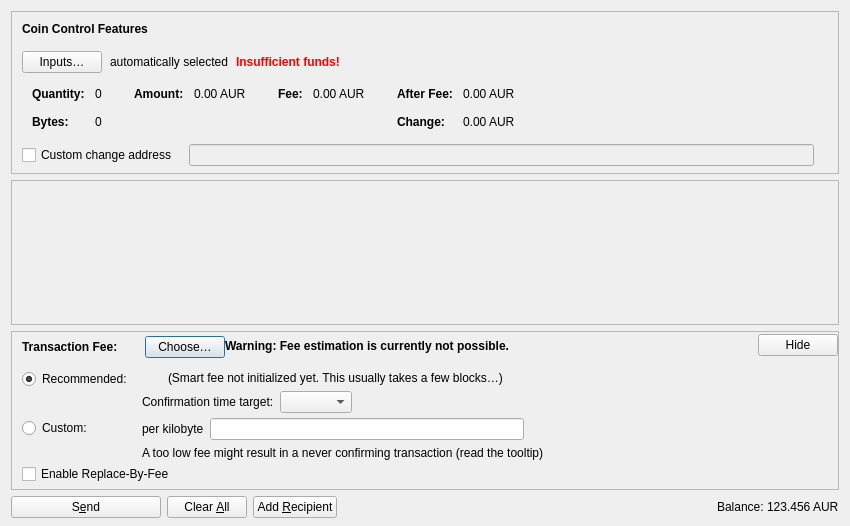
<?xml version="1.0" encoding="UTF-8"?>
<ui version="4.0">
 <class>SendCoinsDialog</class>
 <widget class="QDialog" name="SendCoinsDialog">
  <property name="geometry">
   <rect>
    <x>0</x>
    <y>0</y>
    <width>850</width>
    <height>526</height>
   </rect>
  </property>
  <property name="windowTitle">
   <string>Send Coins</string>
  </property>
  <layout class="QVBoxLayout" name="verticalLayout" stretch="0,1,0,0">
   <property name="bottomMargin">
    <number>8</number>
   </property>
   <item>
    <widget class="QFrame" name="frameCoinControl">
     <property name="sizePolicy">
      <sizepolicy hsizetype="Expanding" vsizetype="Expanding">
       <horstretch>0</horstretch>
       <verstretch>0</verstretch>
      </sizepolicy>
     </property>
     <property name="maximumSize">
      <size>
       <width>16777215</width>
       <height>16777215</height>
      </size>
     </property>
     <property name="frameShape">
      <enum>QFrame::StyledPanel</enum>
     </property>
     <property name="frameShadow">
      <enum>QFrame::Sunken</enum>
     </property>
     <layout class="QVBoxLayout" name="verticalLayoutCoinControl2">
      <property name="spacing">
       <number>0</number>
      </property>
      <property name="leftMargin">
       <number>0</number>
      </property>
      <property name="topMargin">
       <number>0</number>
      </property>
      <property name="rightMargin">
       <number>0</number>
      </property>
      <property name="bottomMargin">
       <number>6</number>
      </property>
      <item>
       <layout class="QVBoxLayout" name="verticalLayoutCoinControl" stretch="0,0,0,0,1">
        <property name="spacing">
         <number>0</number>
        </property>
        <property name="leftMargin">
         <number>10</number>
        </property>
        <property name="topMargin">
         <number>10</number>
        </property>
        <item>
         <layout class="QHBoxLayout" name="horizontalLayoutCoinControl1">
          <property name="bottomMargin">
           <number>15</number>
          </property>
          <item>
           <widget class="QLabel" name="labelCoinControlFeatures">
            <property name="sizePolicy">
             <sizepolicy hsizetype="Preferred" vsizetype="Maximum">
              <horstretch>0</horstretch>
              <verstretch>0</verstretch>
             </sizepolicy>
            </property>
            <property name="font">
             <font>
              <weight>75</weight>
              <bold>true</bold>
             </font>
            </property>
            <property name="styleSheet">
             <string notr="true">font-weight:bold;</string>
            </property>
            <property name="text">
             <string>Coin Control Features</string>
            </property>
           </widget>
          </item>
         </layout>
        </item>
        <item>
         <layout class="QHBoxLayout" name="horizontalLayoutCoinControl2" stretch="0,0,0,0">
          <property name="spacing">
           <number>8</number>
          </property>
          <property name="bottomMargin">
           <number>10</number>
          </property>
          <item>
           <widget class="QPushButton" name="pushButtonCoinControl">
            <property name="styleSheet">
             <string notr="true"/>
            </property>
            <property name="text">
             <string>Inputs…</string>
            </property>
            <property name="autoDefault">
             <bool>false</bool>
            </property>
           </widget>
          </item>
          <item>
           <widget class="QLabel" name="labelCoinControlAutomaticallySelected">
            <property name="text">
             <string>automatically selected</string>
            </property>
            <property name="margin">
             <number>5</number>
            </property>
           </widget>
          </item>
          <item>
           <widget class="QLabel" name="labelCoinControlInsuffFunds">
            <property name="font">
             <font>
              <weight>75</weight>
              <bold>true</bold>
             </font>
            </property>
            <property name="styleSheet">
             <string notr="true">color:red;font-weight:bold;</string>
            </property>
            <property name="text">
             <string>Insufficient funds!</string>
            </property>
            <property name="margin">
             <number>5</number>
            </property>
           </widget>
          </item>
          <item>
           <spacer name="horizontalSpacerCoinControl">
            <property name="orientation">
             <enum>Qt::Horizontal</enum>
            </property>
            <property name="sizeHint" stdset="0">
             <size>
              <width>40</width>
              <height>1</height>
             </size>
            </property>
           </spacer>
          </item>
         </layout>
        </item>
        <item>
         <widget class="QWidget" name="widgetCoinControl" native="true">
          <property name="sizePolicy">
           <sizepolicy hsizetype="Preferred" vsizetype="Preferred">
            <horstretch>0</horstretch>
            <verstretch>0</verstretch>
           </sizepolicy>
          </property>
          <property name="minimumSize">
           <size>
            <width>0</width>
            <height>0</height>
           </size>
          </property>
          <property name="styleSheet">
           <string notr="true"/>
          </property>
          <layout class="QHBoxLayout" name="horizontalLayoutCoinControl5">
           <property name="leftMargin">
            <number>0</number>
           </property>
           <property name="topMargin">
            <number>0</number>
           </property>
           <property name="rightMargin">
            <number>0</number>
           </property>
           <property name="bottomMargin">
            <number>0</number>
           </property>
           <item>
            <layout class="QHBoxLayout" name="horizontalLayoutCoinControl3" stretch="0,0,0,1">
             <property name="spacing">
              <number>20</number>
             </property>
             <property name="topMargin">
              <number>0</number>
             </property>
             <property name="bottomMargin">
              <number>10</number>
             </property>
             <item>
              <layout class="QFormLayout" name="formLayoutCoinControl1">
               <property name="labelAlignment">
                <set>Qt::AlignLeft|Qt::AlignVCenter</set>
               </property>
               <property name="horizontalSpacing">
                <number>10</number>
               </property>
               <property name="verticalSpacing">
                <number>14</number>
               </property>
               <property name="leftMargin">
                <number>10</number>
               </property>
               <property name="topMargin">
                <number>4</number>
               </property>
               <property name="rightMargin">
                <number>6</number>
               </property>
               <item row="0" column="0">
                <widget class="QLabel" name="labelCoinControlQuantityText">
                 <property name="font">
                  <font>
                   <weight>75</weight>
                   <bold>true</bold>
                  </font>
                 </property>
                 <property name="text">
                  <string>Quantity:</string>
                 </property>
                 <property name="margin">
                  <number>0</number>
                 </property>
                </widget>
               </item>
               <item row="0" column="1">
                <widget class="QLabel" name="labelCoinControlQuantity">
                 <property name="cursor">
                  <cursorShape>IBeamCursor</cursorShape>
                 </property>
                 <property name="contextMenuPolicy">
                  <enum>Qt::ActionsContextMenu</enum>
                 </property>
                 <property name="text">
                  <string notr="true">0</string>
                 </property>
                 <property name="margin">
                  <number>0</number>
                 </property>
                 <property name="textInteractionFlags">
                  <set>Qt::LinksAccessibleByMouse|Qt::TextSelectableByKeyboard|Qt::TextSelectableByMouse</set>
                 </property>
                </widget>
               </item>
               <item row="1" column="0">
                <widget class="QLabel" name="labelCoinControlBytesText">
                 <property name="font">
                  <font>
                   <weight>75</weight>
                   <bold>true</bold>
                  </font>
                 </property>
                 <property name="text">
                  <string>Bytes:</string>
                 </property>
                </widget>
               </item>
               <item row="1" column="1">
                <widget class="QLabel" name="labelCoinControlBytes">
                 <property name="cursor">
                  <cursorShape>IBeamCursor</cursorShape>
                 </property>
                 <property name="contextMenuPolicy">
                  <enum>Qt::ActionsContextMenu</enum>
                 </property>
                 <property name="text">
                  <string notr="true">0</string>
                 </property>
                 <property name="textInteractionFlags">
                  <set>Qt::LinksAccessibleByMouse|Qt::TextSelectableByKeyboard|Qt::TextSelectableByMouse</set>
                 </property>
                </widget>
               </item>
              </layout>
             </item>
             <item>
              <layout class="QFormLayout" name="formLayoutCoinControl2">
               <property name="horizontalSpacing">
                <number>10</number>
               </property>
               <property name="verticalSpacing">
                <number>14</number>
               </property>
               <property name="leftMargin">
                <number>6</number>
               </property>
               <property name="topMargin">
                <number>4</number>
               </property>
               <property name="rightMargin">
                <number>6</number>
               </property>
               <item row="0" column="0">
                <widget class="QLabel" name="labelCoinControlAmountText">
                 <property name="font">
                  <font>
                   <weight>75</weight>
                   <bold>true</bold>
                  </font>
                 </property>
                 <property name="text">
                  <string>Amount:</string>
                 </property>
                 <property name="margin">
                  <number>0</number>
                 </property>
                </widget>
               </item>
               <item row="0" column="1">
                <widget class="QLabel" name="labelCoinControlAmount">
                 <property name="cursor">
                  <cursorShape>IBeamCursor</cursorShape>
                 </property>
                 <property name="contextMenuPolicy">
                  <enum>Qt::ActionsContextMenu</enum>
                 </property>
                 <property name="text">
                  <string notr="true">0.00 AUR</string>
                 </property>
                 <property name="textInteractionFlags">
                  <set>Qt::LinksAccessibleByMouse|Qt::TextSelectableByKeyboard|Qt::TextSelectableByMouse</set>
                 </property>
                </widget>
               </item>
              </layout>
             </item>
             <item>
              <layout class="QFormLayout" name="formLayoutCoinControl3">
               <property name="horizontalSpacing">
                <number>10</number>
               </property>
               <property name="verticalSpacing">
                <number>14</number>
               </property>
               <property name="leftMargin">
                <number>6</number>
               </property>
               <property name="topMargin">
                <number>4</number>
               </property>
               <property name="rightMargin">
                <number>6</number>
               </property>
               <item row="0" column="0">
                <widget class="QLabel" name="labelCoinControlFeeText">
                 <property name="font">
                  <font>
                   <weight>75</weight>
                   <bold>true</bold>
                  </font>
                 </property>
                 <property name="text">
                  <string>Fee:</string>
                 </property>
                 <property name="margin">
                  <number>0</number>
                 </property>
                </widget>
               </item>
               <item row="0" column="1">
                <widget class="QLabel" name="labelCoinControlFee">
                 <property name="cursor">
                  <cursorShape>IBeamCursor</cursorShape>
                 </property>
                 <property name="contextMenuPolicy">
                  <enum>Qt::ActionsContextMenu</enum>
                 </property>
                 <property name="text">
                  <string notr="true">0.00 AUR</string>
                 </property>
                 <property name="textInteractionFlags">
                  <set>Qt::LinksAccessibleByMouse|Qt::TextSelectableByKeyboard|Qt::TextSelectableByMouse</set>
                 </property>
                </widget>
               </item>
              </layout>
             </item>
             <item>
              <layout class="QFormLayout" name="formLayoutCoinControl4">
               <property name="labelAlignment">
                <set>Qt::AlignLeft|Qt::AlignVCenter</set>
               </property>
               <property name="horizontalSpacing">
                <number>10</number>
               </property>
               <property name="verticalSpacing">
                <number>14</number>
               </property>
               <property name="leftMargin">
                <number>6</number>
               </property>
               <property name="topMargin">
                <number>4</number>
               </property>
               <property name="rightMargin">
                <number>6</number>
               </property>
               <item row="0" column="0">
                <widget class="QLabel" name="labelCoinControlAfterFeeText">
                 <property name="font">
                  <font>
                   <weight>75</weight>
                   <bold>true</bold>
                  </font>
                 </property>
                 <property name="text">
                  <string>After Fee:</string>
                 </property>
                 <property name="margin">
                  <number>0</number>
                 </property>
                </widget>
               </item>
               <item row="0" column="1">
                <widget class="QLabel" name="labelCoinControlAfterFee">
                 <property name="cursor">
                  <cursorShape>IBeamCursor</cursorShape>
                 </property>
                 <property name="contextMenuPolicy">
                  <enum>Qt::ActionsContextMenu</enum>
                 </property>
                 <property name="text">
                  <string notr="true">0.00 AUR</string>
                 </property>
                 <property name="textInteractionFlags">
                  <set>Qt::LinksAccessibleByMouse|Qt::TextSelectableByKeyboard|Qt::TextSelectableByMouse</set>
                 </property>
                </widget>
               </item>
               <item row="1" column="0">
                <widget class="QLabel" name="labelCoinControlChangeText">
                 <property name="font">
                  <font>
                   <weight>75</weight>
                   <bold>true</bold>
                  </font>
                 </property>
                 <property name="text">
                  <string>Change:</string>
                 </property>
                </widget>
               </item>
               <item row="1" column="1">
                <widget class="QLabel" name="labelCoinControlChange">
                 <property name="cursor">
                  <cursorShape>IBeamCursor</cursorShape>
                 </property>
                 <property name="contextMenuPolicy">
                  <enum>Qt::ActionsContextMenu</enum>
                 </property>
                 <property name="text">
                  <string notr="true">0.00 AUR</string>
                 </property>
                 <property name="textInteractionFlags">
                  <set>Qt::LinksAccessibleByMouse|Qt::TextSelectableByKeyboard|Qt::TextSelectableByMouse</set>
                 </property>
                </widget>
               </item>
              </layout>
             </item>
            </layout>
           </item>
          </layout>
         </widget>
        </item>
        <item>
         <layout class="QHBoxLayout" name="horizontalLayoutCoinControl4" stretch="0,0,0">
          <property name="spacing">
           <number>12</number>
          </property>
          <property name="sizeConstraint">
           <enum>QLayout::SetDefaultConstraint</enum>
          </property>
          <property name="topMargin">
           <number>5</number>
          </property>
          <property name="rightMargin">
           <number>5</number>
          </property>
          <item>
           <widget class="QCheckBox" name="checkBoxCoinControlChange">
            <property name="toolTip">
             <string>If this is activated, but the change address is empty or invalid, change will be sent to a newly generated address.</string>
            </property>
            <property name="text">
             <string>Custom change address</string>
            </property>
           </widget>
          </item>
          <item>
           <widget class="QValidatedLineEdit" name="lineEditCoinControlChange">
            <property name="enabled">
             <bool>false</bool>
            </property>
            <property name="sizePolicy">
             <sizepolicy hsizetype="Expanding" vsizetype="Fixed">
              <horstretch>0</horstretch>
              <verstretch>0</verstretch>
             </sizepolicy>
            </property>
           </widget>
          </item>
          <item>
           <widget class="QLabel" name="labelCoinControlChangeLabel">
            <property name="sizePolicy">
             <sizepolicy hsizetype="Preferred" vsizetype="Expanding">
              <horstretch>0</horstretch>
              <verstretch>0</verstretch>
             </sizepolicy>
            </property>
            <property name="minimumSize">
             <size>
              <width>0</width>
              <height>0</height>
             </size>
            </property>
            <property name="text">
             <string/>
            </property>
            <property name="margin">
             <number>3</number>
            </property>
           </widget>
          </item>
         </layout>
        </item>
        <item>
         <spacer name="verticalSpacerCoinControl">
          <property name="orientation">
           <enum>Qt::Vertical</enum>
          </property>
          <property name="sizeHint" stdset="0">
           <size>
            <width>800</width>
            <height>1</height>
           </size>
          </property>
         </spacer>
        </item>
       </layout>
      </item>
     </layout>
    </widget>
   </item>
   <item>
    <widget class="QScrollArea" name="scrollArea">
     <property name="widgetResizable">
      <bool>true</bool>
     </property>
     <widget class="QWidget" name="scrollAreaWidgetContents">
      <property name="geometry">
       <rect>
        <x>0</x>
        <y>0</y>
        <width>830</width>
        <height>104</height>
       </rect>
      </property>
      <layout class="QVBoxLayout" name="verticalLayout_2" stretch="0,1">
       <property name="leftMargin">
        <number>0</number>
       </property>
       <property name="topMargin">
        <number>0</number>
       </property>
       <property name="rightMargin">
        <number>0</number>
       </property>
       <property name="bottomMargin">
        <number>0</number>
       </property>
       <item>
        <layout class="QVBoxLayout" name="entries">
         <property name="spacing">
          <number>6</number>
         </property>
        </layout>
       </item>
       <item>
        <spacer name="verticalSpacer">
         <property name="orientation">
          <enum>Qt::Vertical</enum>
         </property>
         <property name="sizeHint" stdset="0">
          <size>
           <width>20</width>
           <height>40</height>
          </size>
         </property>
        </spacer>
       </item>
      </layout>
     </widget>
    </widget>
   </item>
   <item>
    <widget class="QFrame" name="frameFee">
     <property name="sizePolicy">
      <sizepolicy hsizetype="Expanding" vsizetype="Expanding">
       <horstretch>0</horstretch>
       <verstretch>0</verstretch>
      </sizepolicy>
     </property>
     <property name="maximumSize">
      <size>
       <width>16777215</width>
       <height>16777215</height>
      </size>
     </property>
     <property name="frameShape">
      <enum>QFrame::StyledPanel</enum>
     </property>
     <property name="frameShadow">
      <enum>QFrame::Sunken</enum>
     </property>
     <layout class="QVBoxLayout" name="verticalLayoutFee1">
      <property name="spacing">
       <number>0</number>
      </property>
      <property name="leftMargin">
       <number>0</number>
      </property>
      <property name="topMargin">
       <number>0</number>
      </property>
      <property name="rightMargin">
       <number>0</number>
      </property>
      <property name="bottomMargin">
       <number>0</number>
      </property>
      <item>
       <layout class="QVBoxLayout" name="verticalLayoutFee2" stretch="0,0,0">
        <property name="spacing">
         <number>0</number>
        </property>
        <property name="leftMargin">
         <number>10</number>
        </property>
        <property name="topMargin">
         <number>0</number>
        </property>
        <item>
         <layout class="QHBoxLayout" name="horizontalLayoutFee1">
          <property name="bottomMargin">
           <number>0</number>
          </property>
          <item>
           <layout class="QVBoxLayout" name="verticalLayoutFee7">
            <property name="spacing">
             <number>0</number>
            </property>
            <item>
             <spacer name="verticalSpacerSmartFee">
              <property name="orientation">
               <enum>Qt::Vertical</enum>
              </property>
              <property name="sizeType">
               <enum>QSizePolicy::Fixed</enum>
              </property>
              <property name="sizeHint" stdset="0">
               <size>
                <width>1</width>
                <height>4</height>
               </size>
              </property>
             </spacer>
            </item>
            <item>
             <layout class="QHBoxLayout" name="horizontalLayoutSmartFee">
              <property name="spacing">
               <number>10</number>
              </property>
              <item>
               <widget class="QLabel" name="labelFeeHeadline">
                <property name="sizePolicy">
                 <sizepolicy hsizetype="Preferred" vsizetype="Maximum">
                  <horstretch>0</horstretch>
                  <verstretch>0</verstretch>
                 </sizepolicy>
                </property>
                <property name="font">
                 <font>
                  <weight>75</weight>
                  <bold>true</bold>
                 </font>
                </property>
                <property name="styleSheet">
                 <string notr="true">font-weight:bold;</string>
                </property>
                <property name="text">
                 <string>Transaction Fee:</string>
                </property>
               </widget>
              </item>
              <item>
               <widget class="QLabel" name="labelFeeMinimized">
                <property name="text">
                 <string/>
                </property>
               </widget>
              </item>
              <item>
               <widget class="QPushButton" name="buttonChooseFee">
                <property name="text">
                 <string>Choose…</string>
                </property>
               </widget>
              </item>
             </layout>
            </item>
            <item>
             <spacer name="verticalSpacer_5">
              <property name="orientation">
               <enum>Qt::Vertical</enum>
              </property>
              <property name="sizeHint" stdset="0">
               <size>
                <width>1</width>
                <height>1</height>
               </size>
              </property>
             </spacer>
            </item>
           </layout>
          </item>
          <item>
           <widget class="QLabel" name="fallbackFeeWarningLabel">
            <property name="toolTip">
             <string>Using the fallbackfee can result in sending a transaction that will take several hours or days (or never) to confirm. Consider choosing your fee manually or wait until you have validated the complete chain.</string>
            </property>
            <property name="font">
            <font>
                <weight>75</weight>
                <bold>true</bold>
            </font>
            </property>
            <property name="text">
             <string>Warning: Fee estimation is currently not possible.</string>
            </property>
            <property name="wordWrap">
             <bool>false</bool>
            </property>
           </widget>
          </item>
          <item>
           <spacer name="horizontalSpacer_4">
            <property name="orientation">
             <enum>Qt::Horizontal</enum>
            </property>
            <property name="sizeType">
             <enum>QSizePolicy::MinimumExpanding</enum>
            </property>
            <property name="sizeHint" stdset="0">
             <size>
              <width>40</width>
              <height>20</height>
             </size>
            </property>
           </spacer>
          </item>
          <item>
           <widget class="QPushButton" name="buttonMinimizeFee">
            <property name="toolTip">
             <string>Hide transaction fee settings</string>
            </property>
            <property name="text">
             <string>Hide</string>
            </property>
           </widget>
          </item>
         </layout>
        </item>
        <item>
         <widget class="QFrame" name="frameFeeSelection">
          <layout class="QVBoxLayout" name="verticalLayoutFee12">
           <property name="spacing">
            <number>0</number>
           </property>
           <property name="leftMargin">
            <number>0</number>
           </property>
           <property name="topMargin">
            <number>0</number>
           </property>
           <property name="rightMargin">
            <number>0</number>
           </property>
           <property name="bottomMargin">
            <number>0</number>
           </property>
           <item>
            <layout class="QGridLayout" name="gridLayoutFee">
             <property name="topMargin">
              <number>10</number>
             </property>
             <property name="bottomMargin">
              <number>4</number>
             </property>
             <property name="horizontalSpacing">
              <number>10</number>
             </property>
             <property name="verticalSpacing">
              <number>4</number>
             </property>
             <item row="1" column="1">
              <layout class="QVBoxLayout" name="verticalLayoutFee8">
               <property name="spacing">
                <number>6</number>
               </property>
               <item>
                <layout class="QHBoxLayout" name="horizontalLayoutFee13">
                 <item>
                  <widget class="QLabel" name="labelCustomPerKilobyte">
                   <property name="toolTip">
                    <string>Specify a custom fee per kB (1,000 bytes) of the transaction's virtual size.

Note:  Since the fee is calculated on a per-byte basis, a fee rate of "100 satoshis per kvB" for a transaction size of 500 virtual bytes (half of 1 kvB) would ultimately yield a fee of only 50 satoshis.</string>
                   </property>
                   <property name="text">
                    <string>per kilobyte</string>
                   </property>
                  </widget>
                 </item>
                 <item>
                  <widget class="AureusAmountField" name="customFee"/>
                 </item>
                 <item>
                  <spacer name="horizontalSpacer_6">
                   <property name="orientation">
                    <enum>Qt::Horizontal</enum>
                   </property>
                   <property name="sizeHint" stdset="0">
                    <size>
                     <width>1</width>
                     <height>1</height>
                    </size>
                   </property>
                  </spacer>
                 </item>
                </layout>
               </item>
               <item>
                <layout class="QHBoxLayout" name="horizontalLayoutFee8">
                 <item>
                  <widget class="QLabel" name="labelCustomFeeWarning">
                   <property name="enabled">
                    <bool>true</bool>
                   </property>
                   <property name="toolTip">
                    <string>When there is less transaction volume than space in the blocks, miners as well as relaying nodes may enforce a minimum fee. Paying only this minimum fee is just fine, but be aware that this can result in a never confirming transaction once there is more demand for aureus transactions than the network can process.</string>
                   </property>
                   <property name="text">
                    <string>A too low fee might result in a never confirming transaction (read the tooltip)</string>
                   </property>
                  </widget>
                 </item>
                 <item>
                  <spacer name="horizontalSpacer_2">
                   <property name="orientation">
                    <enum>Qt::Horizontal</enum>
                   </property>
                   <property name="sizeHint" stdset="0">
                    <size>
                     <width>1</width>
                     <height>1</height>
                    </size>
                   </property>
                  </spacer>
                 </item>
                </layout>
               </item>
              </layout>
             </item>
             <item row="0" column="0">
              <layout class="QVBoxLayout" name="verticalLayoutFee4" stretch="0,1">
               <item>
                <widget class="QRadioButton" name="radioSmartFee">
                 <property name="text">
                  <string>Recommended:</string>
                 </property>
                 <property name="checked">
                  <bool>true</bool>
                 </property>
                 <attribute name="buttonGroup">
                  <string notr="true">groupFee</string>
                 </attribute>
                </widget>
               </item>
               <item>
                <spacer name="verticalSpacer_2">
                 <property name="orientation">
                  <enum>Qt::Vertical</enum>
                 </property>
                 <property name="sizeHint" stdset="0">
                  <size>
                   <width>1</width>
                   <height>1</height>
                  </size>
                 </property>
                </spacer>
               </item>
              </layout>
             </item>
             <item row="1" column="0">
              <layout class="QVBoxLayout" name="verticalLayoutFee9" stretch="0,1">
               <item>
                <widget class="QRadioButton" name="radioCustomFee">
                 <property name="text">
                  <string>Custom:</string>
                 </property>
                 <attribute name="buttonGroup">
                  <string notr="true">groupFee</string>
                 </attribute>
                </widget>
               </item>
               <item>
                <spacer name="verticalSpacer_6">
                 <property name="orientation">
                  <enum>Qt::Vertical</enum>
                 </property>
                 <property name="sizeHint" stdset="0">
                  <size>
                   <width>1</width>
                   <height>1</height>
                  </size>
                 </property>
                </spacer>
               </item>
              </layout>
             </item>
             <item row="0" column="1">
              <layout class="QVBoxLayout" name="verticalLayoutFee3" stretch="0,0,1">
               <property name="spacing">
                <number>6</number>
               </property>
               <property name="topMargin">
                <number>2</number>
               </property>
               <item>
                <layout class="QHBoxLayout" name="horizontalLayoutFee12">
                 <item>
                  <widget class="QLabel" name="labelSmartFee">
                   <property name="text">
                    <string/>
                   </property>
                  </widget>
                 </item>
                 <item>
                  <widget class="QLabel" name="labelFeeEstimation">
                   <property name="text">
                    <string/>
                   </property>
                  </widget>
                 </item>
                 <item>
                  <widget class="QLabel" name="labelSmartFee2">
                   <property name="text">
                    <string>(Smart fee not initialized yet. This usually takes a few blocks…)</string>
                   </property>
                  </widget>
                 </item>
                 <item>
                  <spacer name="horizontalSpacer_5">
                   <property name="orientation">
                    <enum>Qt::Horizontal</enum>
                   </property>
                   <property name="sizeHint" stdset="0">
                    <size>
                     <width>1</width>
                     <height>1</height>
                    </size>
                   </property>
                  </spacer>
                 </item>
                </layout>
               </item>
               <item>
                <layout class="QHBoxLayout" name="horizontalLayoutFee9">
                 <item>
                  <layout class="QVBoxLayout" name="verticalLayoutFee6">
                   <item>
                    <widget class="QLabel" name="labelSmartFee3">
                     <property name="text">
                      <string>Confirmation time target:</string>
                     </property>
                    </widget>
                   </item>
                  </layout>
                 </item>
                 <item>
                  <layout class="QVBoxLayout" name="verticalLayoutFee5">
                   <property name="rightMargin">
                    <number>30</number>
                   </property>
                   <item>
                    <layout class="QHBoxLayout" name="horizontalLayoutConfTarget">
                     <property name="bottomMargin">
                      <number>0</number>
                     </property>
                     <item>
                      <widget class="QComboBox" name="confTargetSelector"/>
                     </item>
                     <item>
                      <spacer name="horizontalSpacerConfTarget">
                       <property name="orientation">
                        <enum>Qt::Horizontal</enum>
                       </property>
                       <property name="sizeHint" stdset="0">
                        <size>
                         <width>40</width>
                         <height>20</height>
                        </size>
                       </property>
                      </spacer>
                     </item>
                    </layout>
                   </item>
                  </layout>
                 </item>
                </layout>
               </item>
               <item>
                <spacer name="verticalSpacer_4">
                 <property name="orientation">
                  <enum>Qt::Vertical</enum>
                 </property>
                 <property name="sizeHint" stdset="0">
                  <size>
                   <width>1</width>
                   <height>1</height>
                  </size>
                 </property>
                </spacer>
               </item>
              </layout>
             </item>
            </layout>
           </item>
           <item>
            <widget class="QCheckBox" name="optInRBF">
             <property name="text">
              <string>Enable Replace-By-Fee</string>
             </property>
             <property name="toolTip">
              <string>With Replace-By-Fee (BIP-125) you can increase a transaction's fee after it is sent. Without this, a higher fee may be recommended to compensate for increased transaction delay risk.</string>
             </property>
            </widget>
           </item>
          </layout>
         </widget>
        </item>
        <item>
         <spacer name="verticalSpacerFee">
          <property name="orientation">
           <enum>Qt::Vertical</enum>
          </property>
          <property name="sizeHint" stdset="0">
           <size>
            <width>40</width>
            <height>5</height>
           </size>
          </property>
         </spacer>
        </item>
       </layout>
      </item>
     </layout>
    </widget>
   </item>
   <item>
    <layout class="QHBoxLayout" name="horizontalLayout">
     <item>
      <widget class="QPushButton" name="sendButton">
       <property name="minimumSize">
        <size>
         <width>150</width>
         <height>0</height>
        </size>
       </property>
       <property name="toolTip">
        <string>Confirm the send action</string>
       </property>
       <property name="text">
        <string>S&amp;end</string>
       </property>
       <property name="icon">
        <iconset resource="../aureus.qrc">
         <normaloff>:/icons/send</normaloff>:/icons/send</iconset>
       </property>
       <property name="autoDefault">
        <bool>false</bool>
       </property>
       <property name="default">
        <bool>false</bool>
       </property>
      </widget>
     </item>
     <item>
      <widget class="QPushButton" name="clearButton">
       <property name="sizePolicy">
        <sizepolicy hsizetype="Minimum" vsizetype="Fixed">
         <horstretch>0</horstretch>
         <verstretch>0</verstretch>
        </sizepolicy>
       </property>
       <property name="toolTip">
        <string>Clear all fields of the form.</string>
       </property>
       <property name="text">
        <string>Clear &amp;All</string>
       </property>
       <property name="icon">
        <iconset resource="../aureus.qrc">
         <normaloff>:/icons/remove</normaloff>:/icons/remove</iconset>
       </property>
       <property name="autoDefault">
        <bool>false</bool>
       </property>
      </widget>
     </item>
     <item>
      <widget class="QPushButton" name="addButton">
       <property name="toolTip">
        <string>Send to multiple recipients at once</string>
       </property>
       <property name="text">
        <string>Add &amp;Recipient</string>
       </property>
       <property name="icon">
        <iconset resource="../aureus.qrc">
         <normaloff>:/icons/add</normaloff>:/icons/add</iconset>
       </property>
       <property name="autoDefault">
        <bool>false</bool>
       </property>
      </widget>
     </item>
     <item>
      <spacer name="horizontalSpacer">
       <property name="orientation">
        <enum>Qt::Horizontal</enum>
       </property>
       <property name="sizeHint" stdset="0">
        <size>
         <width>40</width>
         <height>20</height>
        </size>
       </property>
      </spacer>
     </item>
     <item>
      <layout class="QHBoxLayout" name="horizontalLayout_2">
       <property name="spacing">
        <number>3</number>
       </property>
       <item>
        <widget class="QLabel" name="labelBalanceName">
         <property name="sizePolicy">
          <sizepolicy hsizetype="Preferred" vsizetype="Fixed">
           <horstretch>0</horstretch>
           <verstretch>0</verstretch>
          </sizepolicy>
         </property>
         <property name="text">
          <string>Balance:</string>
         </property>
        </widget>
       </item>
       <item>
        <widget class="QLabel" name="labelBalance">
         <property name="sizePolicy">
          <sizepolicy hsizetype="Preferred" vsizetype="Fixed">
           <horstretch>0</horstretch>
           <verstretch>0</verstretch>
          </sizepolicy>
         </property>
         <property name="cursor">
          <cursorShape>IBeamCursor</cursorShape>
         </property>
         <property name="text">
          <string notr="true">123.456 AUR</string>
         </property>
         <property name="textInteractionFlags">
          <set>Qt::LinksAccessibleByMouse|Qt::TextSelectableByKeyboard|Qt::TextSelectableByMouse</set>
         </property>
        </widget>
       </item>
      </layout>
     </item>
    </layout>
   </item>
  </layout>
 </widget>
 <customwidgets>
  <customwidget>
   <class>QValidatedLineEdit</class>
   <extends>QLineEdit</extends>
   <header>qt/qvalidatedlineedit.h</header>
  </customwidget>
  <customwidget>
   <class>AureusAmountField</class>
   <extends>QLineEdit</extends>
   <header>qt/aureusamountfield.h</header>
   <container>1</container>
  </customwidget>
 </customwidgets>
 <resources>
  <include location="../aureus.qrc"/>
 </resources>
 <connections/>
 <buttongroups>
  <buttongroup name="groupFee"/>
 </buttongroups>
</ui>
